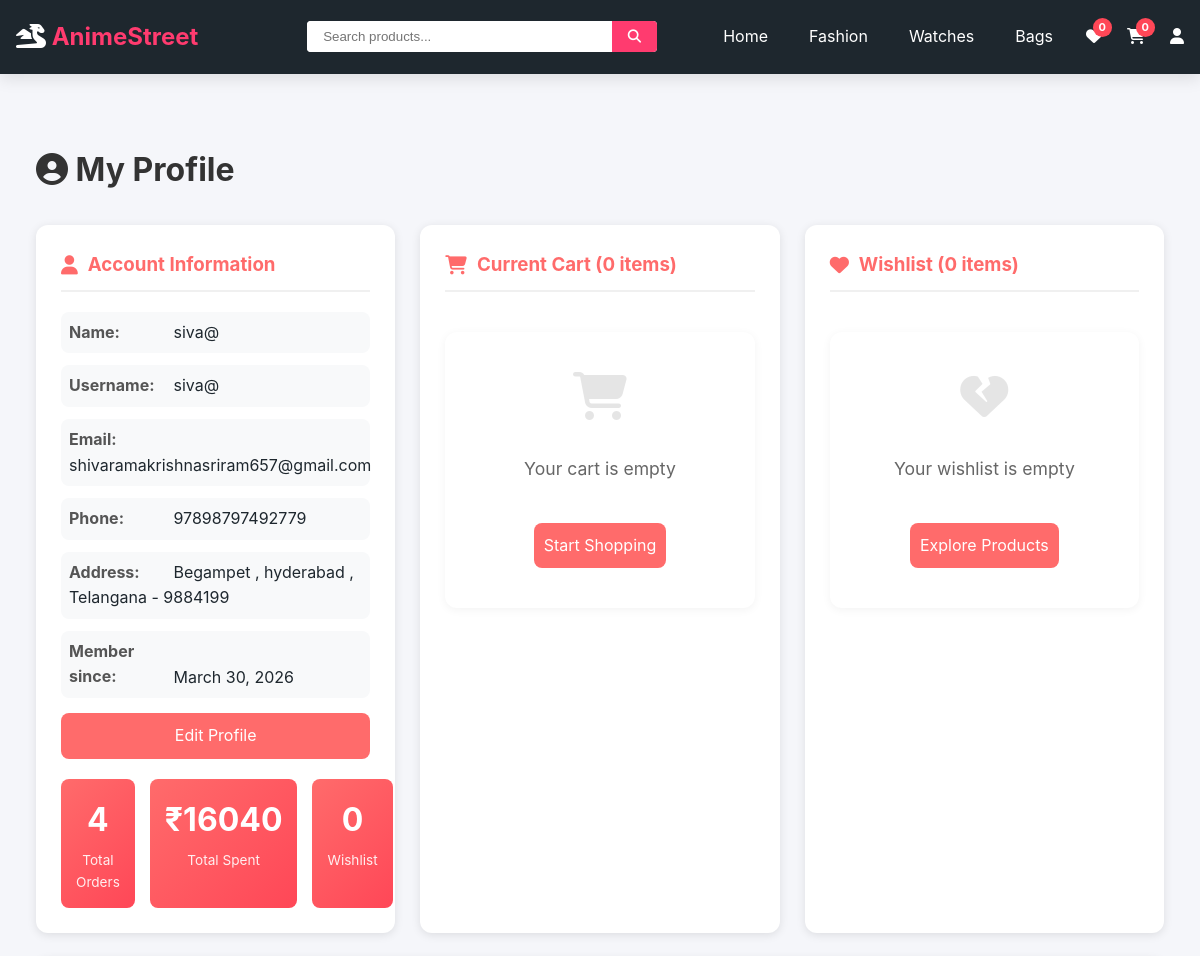
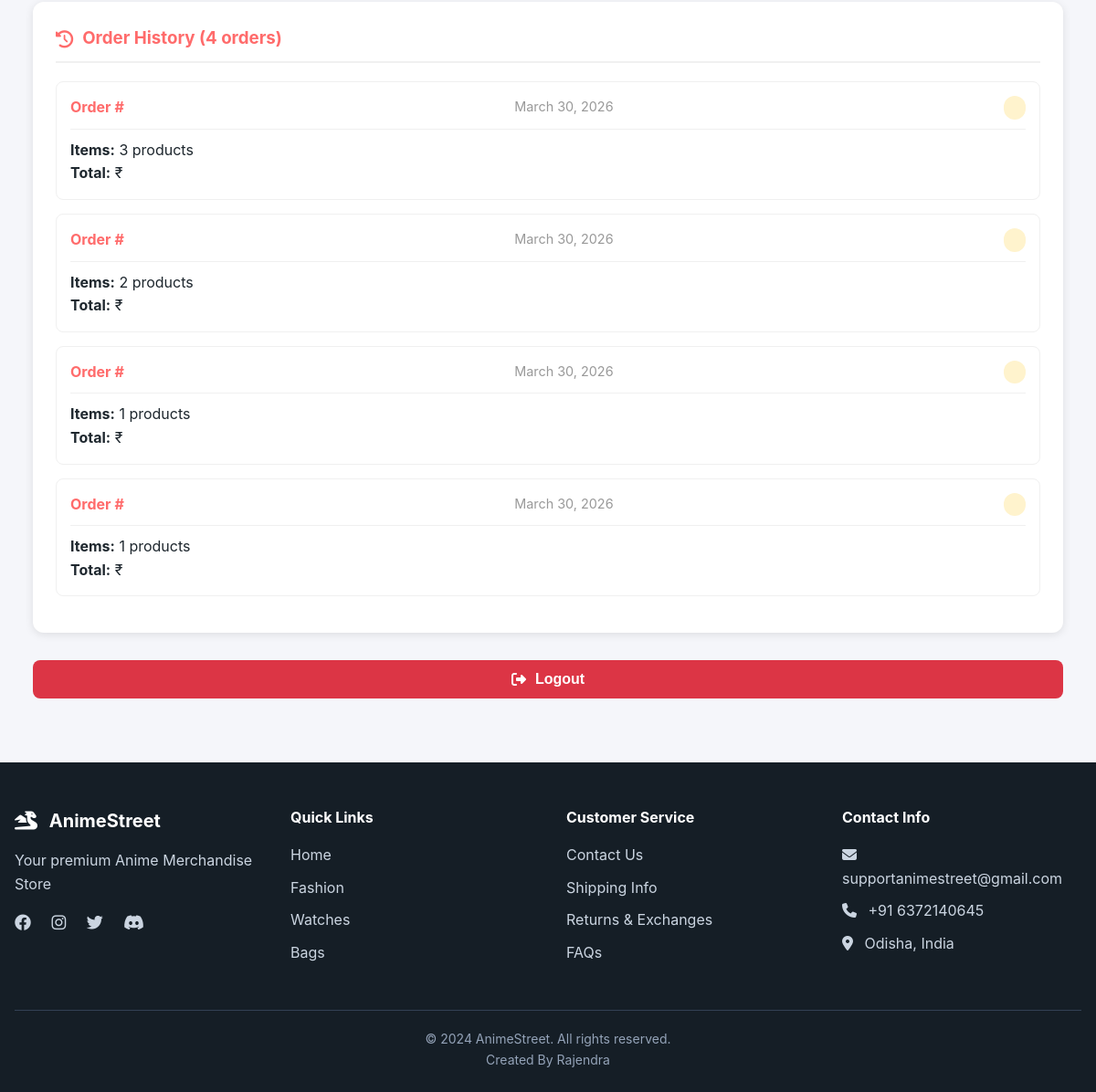
The page /profile/ (signed in) on the database as committed earlier (2 pictures, top to bottom).
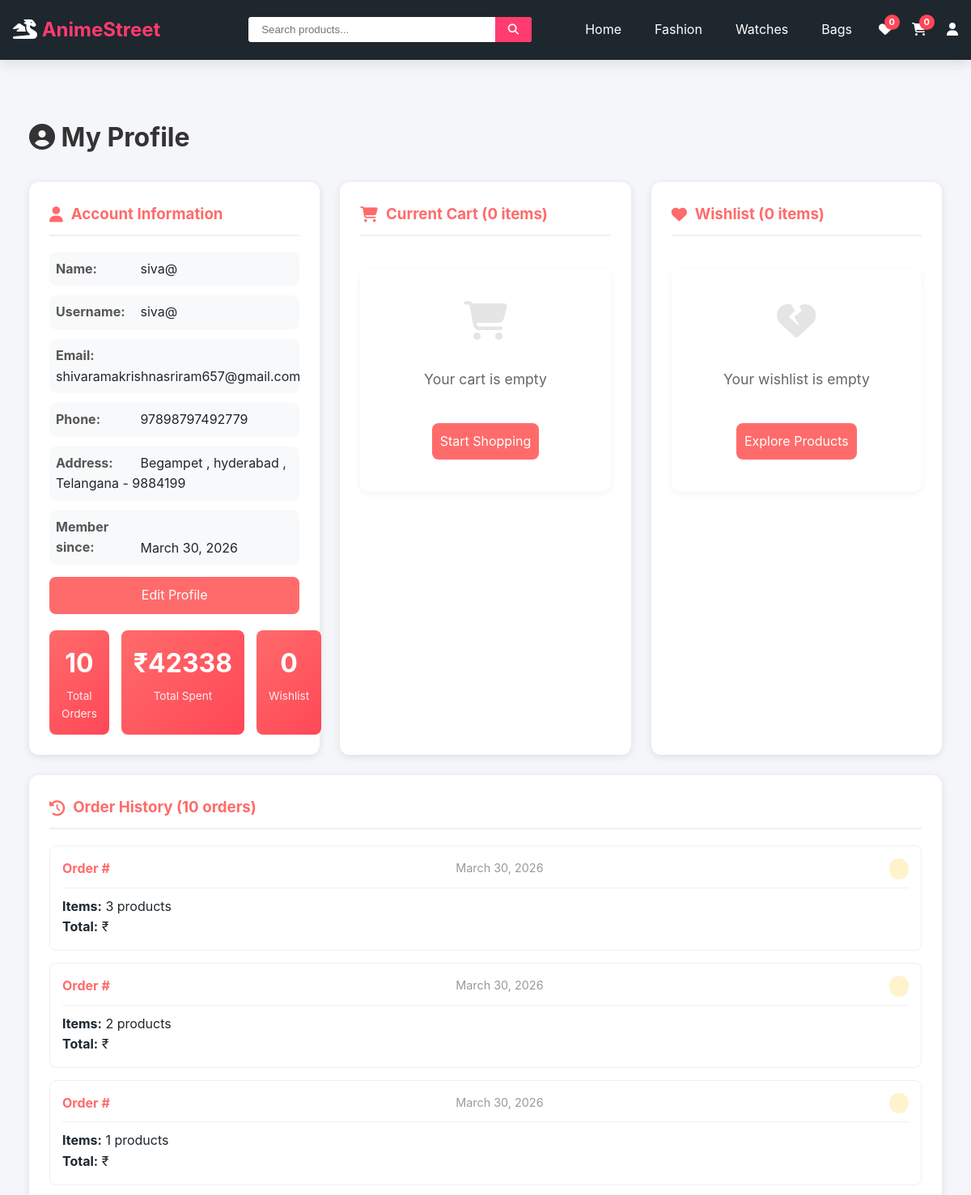
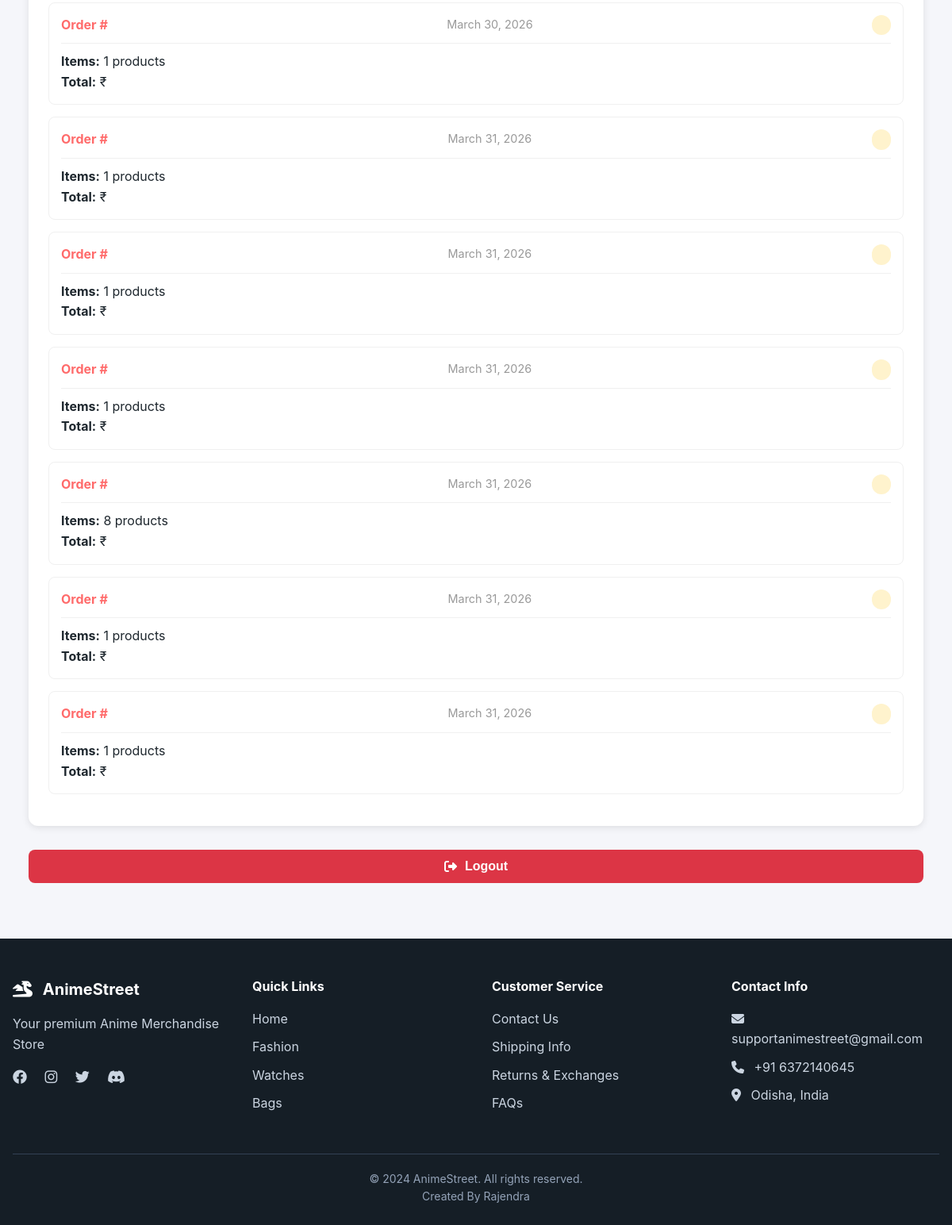
The same page on the database as committed later (2 pictures, top to bottom).
### shop/models.py (models this page shows, shortened)
class User(AbstractUser):
    phone = models.CharField(max_length=15, blank=True)
    address = models.TextField(blank=True)
    created_at = models.DateTimeField(auto_now_add=True)

class Profile(models.Model):
    user = models.OneToOneField(User, on_delete=models.CASCADE)
    phone = models.CharField(max_length=15, blank=True)
    address = models.TextField(blank=True)
    city = models.CharField(max_length=100, blank=True)
    state = models.CharField(max_length=100, blank=True)
    pincode = models.CharField(max_length=10, blank=True)

class Order(models.Model):
    user = models.ForeignKey(User, on_delete=models.CASCADE)
    total_price = models.DecimalField(max_digits=10, decimal_places=2)
    payment_method = models.CharField(max_length=10, default="COD")
    transaction_id = models.CharField(max_length=100, blank=True, null=True)
    payment_screenshot = models.ImageField(upload_to='payments/', blank=True, null=True)
    payment_status = models.CharField(max_length=20, default="Pending")
    status = models.CharField(max_length=20, default="Pending")
    created_at = models.DateTimeField(auto_now_add=True)

### shop/views.py (the view)
# urls.py: path('profile/', views.profile, name='profile'),
@login_required
def profile(request):
    cart, created = Cart.objects.get_or_create(user=request.user)
    wishlist, created = Wishlist.objects.get_or_create(user=request.user)
    orders = Order.objects.filter(user=request.user)
    cart_items = cart.items.select_related('product').all()
    wishlist_items = wishlist.items.select_related('product').all()
    cart_total = cart.get_total()
    total_orders = orders.count()
    total_spent = sum(order.total_price for order in orders)
    context = {
        'user': request.user,
        'cart_items': cart_items,
        'wishlist_items': wishlist_items,
        'orders': orders,
        'cart_total': cart_total,
        'total_orders': total_orders,
        'total_spent': total_spent,
    }
    return render(request, 'shop/profile.html', context)

### shop/templates/shop/profile.html (shortened to what this page needs)
{% extends 'shop/base.html' %}
{% load static %}
{% block content %}
<div class="container">
    <div class="profile-container">
        <h1><i class="fas fa-user-circle"></i> My Profile</h1>
        <div class="profile-grid">
            <div class="profile-card user-info">
                <h3><i class="fas fa-user"></i> Account Information</h3>
                <p><strong>Name:</strong> {{ user.first_name|default:user.username }}</p>
                <p><strong>Username:</strong> {{ user.username }}</p>
                <p><strong>Email:</strong> {{ user.email }}</p>
                <p><strong>Phone:</strong> {{ user.profile.phone|default:"Not provided" }}</p>
                <p><strong>Address:</strong>
                    {{ user.profile.address|default:"Not provided" }}
                    {% if user.profile.city %}, {{ user.profile.city }}{% endif %}
                    {% if user.profile.state %}, {{ user.profile.state }}{% endif %}
                    {% if user.profile.pincode %} - {{ user.profile.pincode }}{% endif %}
                </p>
                <p><strong>Member since:</strong> {{ user.date_joined|date:"F d, Y" }}</p>
                <div class="action-buttons">
                    <a href="{% url 'shop:edit_profile' %}" class="checkout-btn">
                        Edit Profile
                    </a>
                </div>
                <div class="stats-grid">
                    <div class="stat-box">
                        <div class="stat-number">{{ total_orders }}</div>
                        <div class="stat-label">Total Orders</div>
                    </div>
                    <div class="stat-box">
                        <div class="stat-number">₹{{ total_spent|floatformat:0 }}</div>
                        <div class="stat-label">Total Spent</div>
                    </div>
                    <div class="stat-box">
                        <div class="stat-number">{{ wishlist_items|length }}</div>
                        <div class="stat-label">Wishlist</div>
                    </div>
                </div>
            </div>
            <div class="profile-card">
                <h3><i class="fas fa-shopping-cart"></i> Current Cart ({{ cart_items|length }} items)</h3>
                {% if cart_items %}
                <div>
                    {% for item in cart_items %}
                    <div class="cart-item">
                        <div class="cart-item-info">
                            <div class="cart-item-name">{{ item.product.name }}</div>
                            <div class="cart-item-price">₹{{ item.product.price|floatformat:0 }} × {{ item.quantity }}
                            </div>
                            <div class="cart-item-size">Size: {{ item.size }}</div>
                        </div>
                        <div class="cart-item-remove"
                            onclick="removeFromCart({{ item.product.product_id }}, '{{ item.size }}')">
                            <i class="fas fa-trash"></i>
                        </div>
                    </div>
                    {% endfor %}
                    <div class="cart-total">
                        Total: <span>₹{{ cart_total|floatformat:0 }}</span>
                    </div>
                    <div class="action-buttons">
                        <a href="{% url 'shop:cart' %}" class="checkout-btn">View Cart</a>
                        <a href="{% url 'shop:checkout' %}" class="checkout-btn">Checkout</a>
                    </div>
                </div>
                {% else %}
                <div class="empty-state">
                    <i class="fas fa-shopping-cart"></i>
                    <p>Your cart is empty</p>
                    <a href="{% url 'shop:index' %}" class="checkout-btn">Start Shopping</a>
                </div>
                {% endif %}
            </div>
            <div class="profile-card">
                <h3><i class="fas fa-heart"></i> Wishlist ({{ wishlist_items|length }} items)</h3>
                {% if wishlist_items %}
                <div>
                    {% for item in wishlist_items %}
                    <div class="wishlist-item">
                        <div class="wishlist-item-info">
                            <div class="wishlist-item-name">{{ item.product.name }}</div>
                            <div class="wishlist-item-price">₹{{ item.product.price|floatformat:0 }}</div>
                        </div>
                        <div class="wishlist-item-remove" onclick="removeFromWishlist({{ item.product.product_id }})">
                            <i class="fas fa-trash"></i>
                        </div>
                    </div>
                    {% endfor %}
                    <div class="action-buttons">
                        <a href="{% url 'shop:wishlist' %}" class="checkout-btn">View All</a>
                    </div>
                </div>
                {% else %}
                <div class="empty-state">
                    <i class="fas fa-heart-broken"></i>
                    <p>Your wishlist is empty</p>
                    <a href="{% url 'shop:fashion' %}" class="checkout-btn">Explore Products</a>
                </div>
                {% endif %}
            </div>
        </div>
        <div class="profile-card" style="margin-top: 25px;">
            <h3><i class="fas fa-history"></i> Order History ({{ orders|length }} orders)</h3>
            {% if orders %}
            <div>
                {% for order in orders %}
                <div class="order-item">
                    <div class="order-header">
                        <span class="order-id">Order #{{ order.order_id|truncatechars:8 }}</span>
                        <span class="order-date">{{ order.created_at|date:"F d, Y" }}</span>
                        <span class="order-status status-{{ order.status }}">{{ order.get_status_display }}</span>
                    </div>
                    <p><strong>Items:</strong> {{ order.items.count }} products</p>
                    <p><strong>Total:</strong> ₹{{ order.total_amount|floatformat:0 }}</p>
                </div>
                {% endfor %}
            </div>
            {% else %}
            <div class="empty-state">
                <i class="fas fa-shopping-bag"></i>
                <p>No orders yet</p>
                <a href="{% url 'shop:index' %}" class="checkout-btn">Start Shopping</a>
            </div>
            {% endif %}
        </div>
        <form method="POST" action="{% url 'shop:logout' %}"
            onsubmit="return confirm('Are you sure you want to logout?')">
            <button type="submit" class="logout-btn">
                <i class="fas fa-sign-out-alt"></i> Logout
            </button>
        </form>
    </div>
</div>
{% endblock %}

### shop/templates/shop/base.html (shortened to what this page needs)
{% load static %}
<!DOCTYPE html>
<html lang="en">
<head>
    <link rel="stylesheet" href="https://cdnjs.cloudflare.com/ajax/libs/font-awesome/6.4.0/css/all.min.css">
    <link rel="stylesheet" href="{% static 'shop/css/style.css' %}">
    <link rel="stylesheet" href="{% static 'shop/css/components/category.css' %}">
    <link rel="stylesheet" href="{% static 'shop/css/components/navbar.css' %}">
    <link rel="stylesheet" href="{% static 'shop/css/components/footer.css' %}">
    <link rel="stylesheet" href="{% static 'shop/css/components/product-card.css' %}">
    <link rel="stylesheet" href="{% static 'shop/css/components/filter.css' %}">
    <link rel="stylesheet" href="{% static 'shop/css/responsive.css' %}">
</head>
<body>
    {% include 'shop/components/navbar.html' %}
    <main>
        {% block content %}
        {% endblock %}
    </main>
    {% include 'shop/components/footer.html' %}
</body>
</html>

### shop/templates/shop/components/navbar.html (shortened to what this page needs)
{% load static %}
<nav class="navbar">
    <div class="container">
        <div class="navbar-brand">
            <a href="{% url 'shop:index' %}">
                <i class="fas fa-dragon"></i>
                <span>AnimeStreet</span>
            </a>
        </div>
        <div class="navbar-center">
            <div class="search-box">
                <input type="text" id="globalSearchInput" placeholder="Search products...">
                <button id="globalSearchBtn">
                    <i class="fas fa-search"></i>
                </button>
            </div>
        </div>
        <div class="navbar-right">
            <a href="{% url 'shop:index' %}" class="nav-link">Home</a>
            <a href="{% url 'shop:fashion' %}" class="nav-link">Fashion</a>
            <a href="{% url 'shop:watches' %}" class="nav-link">Watches</a>
            <a href="{% url 'shop:bags' %}" class="nav-link">Bags</a>
            <a href="{% url 'shop:wishlist' %}" class="action-icon">
                <i class="fas fa-heart"></i>
                <span id="wishlistCount" class="badge">0</span>
            </a>
            <a href="{% url 'shop:cart' %}" class="action-icon">
                <i class="fas fa-shopping-cart"></i>
                <span id="cartCount" class="badge">0</span>
            </a>
            {% if user.is_authenticated %}
            <a href="{% url 'shop:profile' %}" class="action-icon">
                <i class="fas fa-user"></i>
            </a>
            {% else %}
            <a href="{% url 'shop:login' %}" class="action-icon">
                <i class="fas fa-user"></i>
            </a>
            {% endif %}
        </div>
    </div>
</nav>

### shop/templates/shop/components/footer.html (shortened to what this page needs)
<footer class="footer">
    <div class="container">
        <div class="footer-grid">
            <div class="footer-section">
                <h3><i class="fas fa-dragon"></i> AnimeStreet</h3>
                <p>Your premium Anime Merchandise Store</p>
                <div class="social-links">
                    <a href="https://www.facebook.com/share/186r6WGyFq/" target="_blank" ><i class="fab fa-facebook"></i></a>
                    <a href="https://instagram.com/rajendra_mahapatra6" target="_blank"><i class="fab fa-instagram" ></i></a>
                    <a href="https://twitter.com/yourusername" target="_blank"><i class="fab fa-twitter"></i></a>
                    <a href="https://discord.com/invite/yourserver" target="_blank"><i class="fab fa-discord"></i></a>
                </div>
            </div>
            <div class="footer-section">
                <h4>Quick Links</h4>
                <ul>
                    <li><a href="{% url 'shop:index' %}">Home</a></li>
                    <li><a href="{% url 'shop:fashion' %}">Fashion</a></li>
                    <li><a href="{% url 'shop:watches' %}">Watches</a></li>
                    <li><a href="{% url 'shop:bags' %}">Bags</a></li>
                </ul>
            </div>
            <div class="footer-section">
                <h4>Customer Service</h4>
                <ul>
                    <li><a href="#">Contact Us</a></li>
                    <li><a href="#">Shipping Info</a></li>
                    <li><a href="#">Returns & Exchanges</a></li>
                    <li><a href="#">FAQs</a></li>
                </ul>
            </div>
            <div class="footer-section">
                <h4>Contact Info</h4>
                <ul>
                    <li><i class="fas fa-envelope"></i> supportanimestreet@gmail.com</li>
                    <li><i class="fas fa-phone"></i> +91 6372140645</li>
                    <li><i class="fas fa-map-marker-alt"></i> Odisha, India</li>
                </ul>
            </div>
        </div>
        <div class="footer-bottom">
            <p>&copy; 2024 AnimeStreet. All rights reserved.</p>
            <p> Created By Rajendra </p>
        </div>
    </div>
</footer>

Rows that differ between the two databases and show on the page:
added Order: created_at "March 31, 2026", items.count "1"
added Order: created_at "March 31, 2026", items.count "1"
added Order: created_at "March 31, 2026", items.count "1"
added Order: created_at "March 31, 2026", items.count "8"
added Order: created_at "March 31, 2026", items.count "1"
added Order: created_at "March 31, 2026", items.count "1"
Other text that changed with them:
{{ total_orders }}: "4" → "10"
{{ total_spent|floatformat:0 }}: "16040" → "42338"
{{ orders|length }}: "4" → "10"
